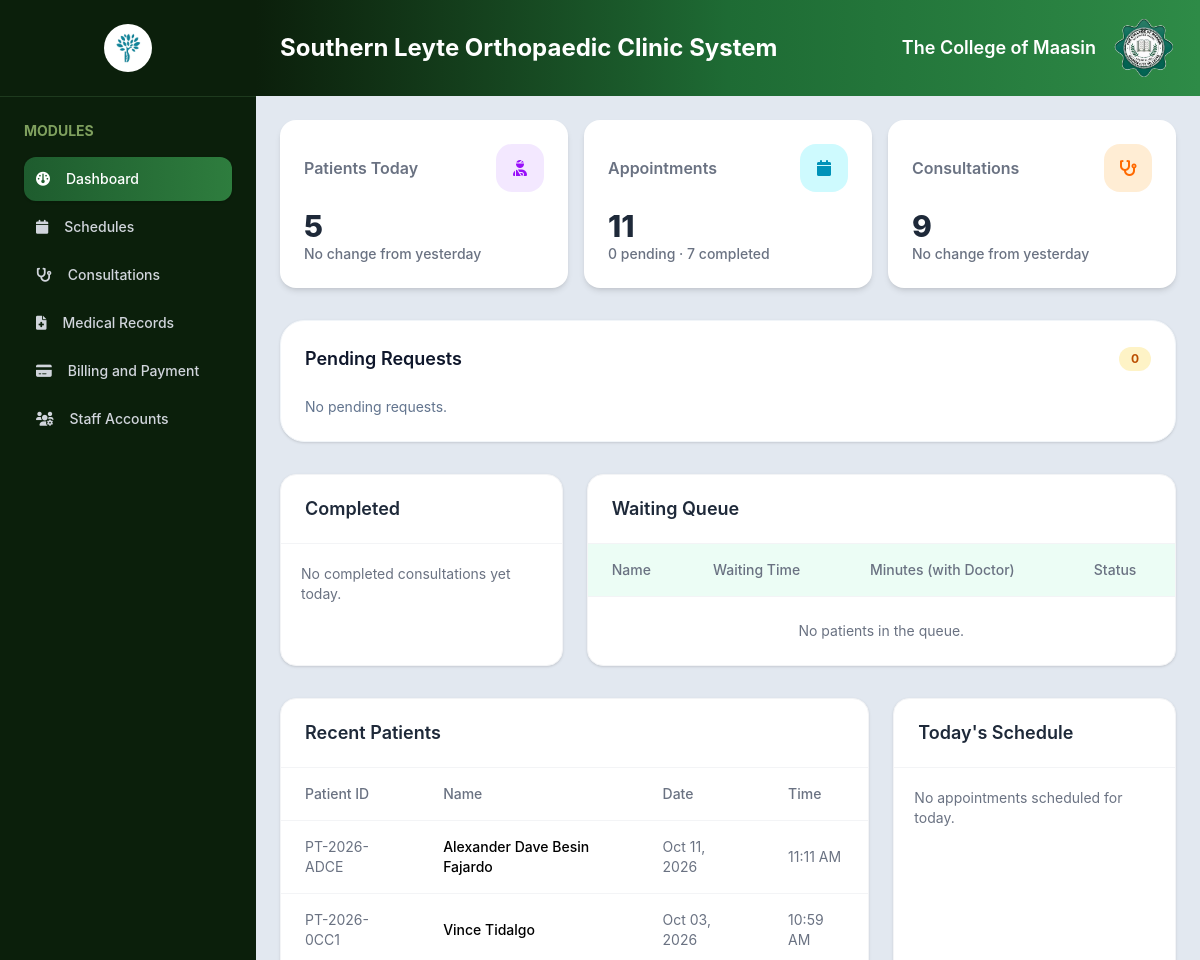
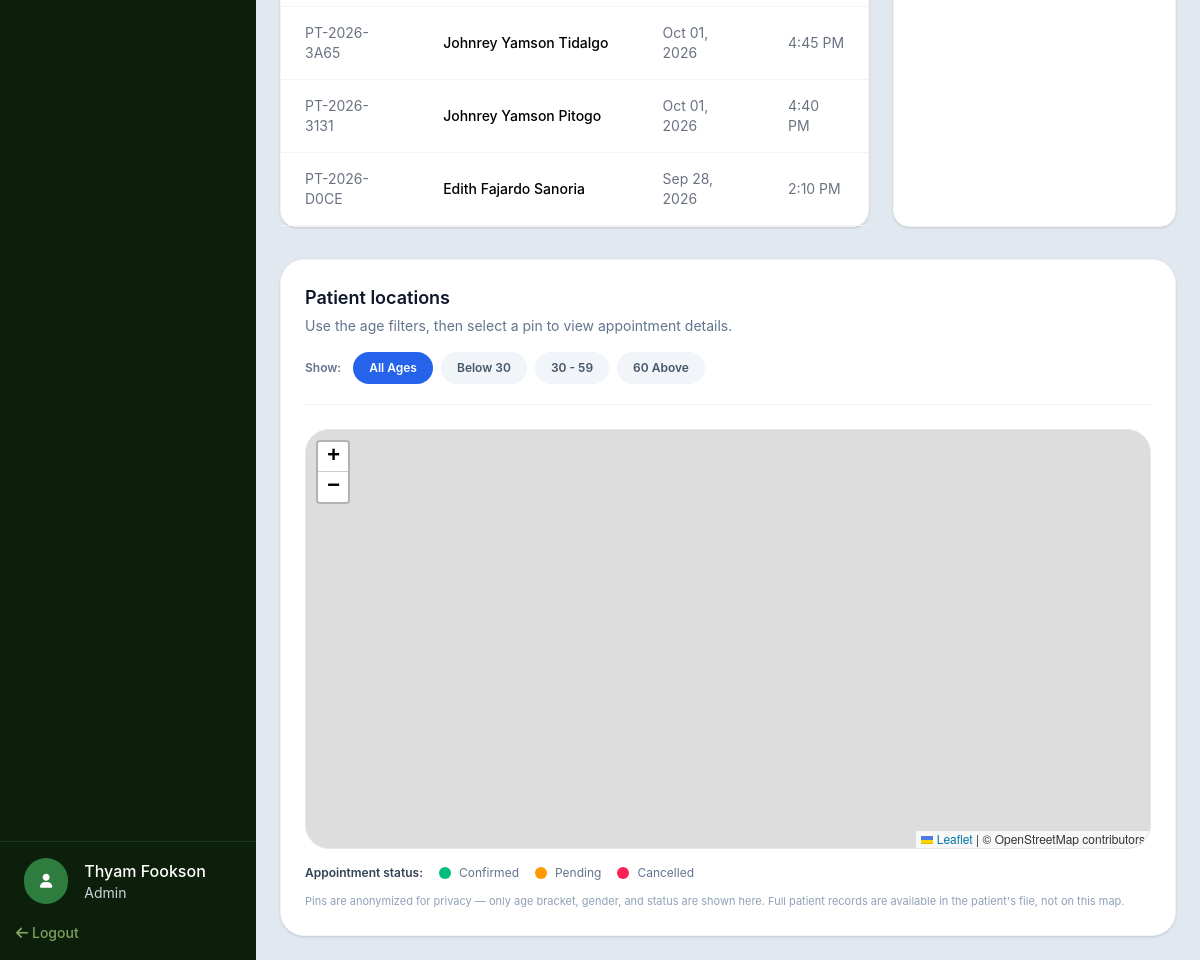
/admin/admin-dashboard.php (signed in), run on the app's committed database (2 pictures, top to bottom).
### tables this page shows
CREATE TABLE `users` (
  `UserID` int UNSIGNED NOT NULL,
  `Username` varchar(50) NOT NULL,
  `PasswordHash` varchar(255) NOT NULL,
  `FirstName` varchar(100) NOT NULL,
  `MiddleName` varchar(255) DEFAULT NULL,
  `LastName` varchar(100) NOT NULL,
  `Role` enum('Admin','Doctor','Staff') NOT NULL DEFAULT 'Staff',
  `IsDoctor` tinyint(1) NOT NULL DEFAULT '0',
  `Email` varchar(150) DEFAULT NULL,
  `Phone` varchar(30) DEFAULT NULL,
  `Status` enum('Active','Inactive') NOT NULL DEFAULT 'Active',
  `CreatedAt` timestamp NOT NULL DEFAULT CURRENT_TIMESTAMP
);

CREATE TABLE `patients` (
  `PatientID` int UNSIGNED NOT NULL,
  `PatientCode` varchar(20) NOT NULL,
  `UserID` int UNSIGNED DEFAULT NULL,
  `FirstName` varchar(100) NOT NULL,
  `MiddleName` varchar(100) DEFAULT NULL,
  `LastName` varchar(100) NOT NULL,
  `BirthDate` date NOT NULL,
  `Gender` enum('Male','Female','Other') NOT NULL,
  `CivilStatus` enum('Single','Married','Widowed','Separated') DEFAULT NULL,
  `Address` varchar(255) DEFAULT NULL,
  `Province` varchar(100) DEFAULT NULL,
  `City` varchar(100) DEFAULT NULL,
  `Barangay` varchar(100) DEFAULT NULL,
  `Allergies` varchar(50) DEFAULT NULL,
  `Latitude` decimal(10,7) DEFAULT NULL,
  `Longitude` decimal(10,7) DEFAULT NULL,
  `Phone` varchar(30) DEFAULT NULL,
  `Email` varchar(150) DEFAULT NULL,
  `BloodType` varchar(5) DEFAULT NULL,
  `EmergencyContact` varchar(150) DEFAULT NULL,
  `EmergencyPhone` varchar(30) DEFAULT NULL,
  `PatientType` enum('Regular','Senior Citizen','PWD') NOT NULL DEFAULT 'Regular',
  `IdNumber` int DEFAULT NULL,
  `CreatedAt` timestamp NOT NULL DEFAULT CURRENT_TIMESTAMP
);

### admin/admin-dashboard.php (the view, shortened to what the rows shown need)
<?php
include_once __DIR__ . '/../config/config.php';
require_once __DIR__ . '/../includes/auth.php';
require_once __DIR__ . '/../php/fetch/fetch.php';
$admin = SessionManager::getUser($pdo);
?>
<!DOCTYPE html>
<html lang="en">
<head>
    <link rel="stylesheet" href="../assets/css/output.css">
    <link rel="stylesheet" href="../assets/css/global.css">
    <link rel="stylesheet" href="https://cdnjs.cloudflare.com/ajax/libs/font-awesome/6.0.0-beta3/css/all.min.css">
    <link rel="stylesheet" href="https://unpkg.com/leaflet@1.9.4/dist/leaflet.css" />
</head>
<body class="h-screen flex bg-slate-200 overflow-hidden">
    <?php include_once '../includes/sidebar.php'; ?>
    <section class="flex-1 min-h-0 flex flex-col overflow-hidden">
        <div
            class="flex items-center justify-between bg-gradient-to-r from-[#0b1f0b] via-[#1e6b34] to-[#2e8b47] px-6 py-4">
            <h1 class="text-2xl font-bold text-white">Southern Leyte Orthopaedic Clinic System</h1>
            <div class="flex items-center gap-4">
                <h1 class="text-lg font-semibold text-white">The College of Maasin</h1>
            </div>
        </div>
        <div class="flex-1 min-h-0 overflow-auto p-6">
            <div class="flex w-full gap-4">
                <div class="bg-white p-6 rounded-2xl shadow-md flex-1">
                    <div class="flex justify-between items-center mb-4">
                        <h2 class="text-gray-500 text-md font-semibold">Patients Today</h2>
                    </div>
                </div>
                <div class="bg-white p-6 rounded-2xl shadow-md flex-1">
                    <div class="flex justify-between items-center mb-4">
                        <h2 class="text-gray-500 text-md font-semibold">Appointments </h2>
                    </div>
                </div>
                <div class="bg-white p-6 rounded-2xl shadow-md flex-1">
                    <div class="flex justify-between items-center mb-4">
                        <h2 class="text-gray-500 text-md font-semibold">Consultations</h2>
                    </div>
                </div>
            </div>
            <div class="rounded-3xl bg-white p-6 shadow-sm border border-slate-100 mt-8">
                <div class="flex items-center justify-between mb-6">
                    <h2 class="text-lg font-semibold text-slate-900">Pending Requests</h2>
                </div>
            </div>
            <div class="grid grid-cols-3 gap-6 mt-8 mb-8">
                <div class="bg-white rounded-2xl shadow-sm border border-gray-100 col-span-1">
                    <div class="px-6 py-5 border-b border-gray-100">
                        <h2 class="text-lg font-semibold text-gray-800">
                            Completed
                        </h2>
                    </div>
                </div>
                <div class="bg-white rounded-2xl shadow-sm border border-gray-100 col-span-2">
                    <div class="px-6 py-5 border-b border-gray-100">
                        <h2 class="text-lg font-semibold text-gray-800">
                            Waiting Queue
                        </h2>
                    </div>
                    <div class="overflow-x-auto max-h-96 overflow-y-auto">
                        <table class="w-full">
                            <thead class="text-left text-sm text-gray-500 bg-emerald-50 sticky top-0">
                                <tr class="border-b border-gray-100">
                                    <th class="px-6 py-4 font-medium">Name</th>
                                    <th class="px-6 py-4 font-medium">Waiting Time</th>
                                    <th class="px-6 py-4 font-medium">Minutes (with Doctor)</th>
                                    <th class="px-6 py-4 font-medium">Status</th>
                                </tr>
                            </thead>
                        </table>
                    </div>
                </div>
            </div>
            <div class="grid grid-cols-3 gap-6 mb-8">
                <div class="col-span-2 bg-white rounded-2xl shadow-sm border border-gray-100">
                    <div class="flex items-center justify-between px-6 py-5 border-b border-gray-100">
                        <h2 class="text-lg font-semibold text-gray-800">
                            Recent Patients
                        </h2>
                    </div>
                    <div class="overflow-x-auto">
                        <table class="w-full">
                            <thead class="text-left text-sm text-gray-500">
                                <tr class="border-b border-gray-100">
                                    <th class="px-6 py-4 font-medium">Patient ID</th>
                                    <th class="px-6 py-4 font-medium">Name</th>
                                    <th class="px-6 py-4 font-medium">Date</th>
                                    <th class="px-6 py-4 font-medium">Time</th>
                                </tr>
                            </thead>
                            <tbody class="text-sm">
                                <?php
                                $patients = fetchAllData($pdo, "SELECT
                                    p.PatientID AS PatientID,
                                    p.PatientCode,
                                    p.FirstName,
                                    p.MiddleName,
                                    p.LastName,
                                    p.CreatedAt
                                FROM patients p
                                GROUP BY p.PatientID ORDER BY p.CreatedAt DESC LIMIT 5
                                ");
                                foreach ($patients as $patient) {
                                    echo ' <tr class="border-b border-gray-100 hover:bg-gray-50">';
                                    echo '<td class="px-6 py-4 text-gray-500">'
                                        . htmlspecialchars($patient['PatientCode']) .
                                        '</td>';
                                    echo '<td class="px-6 py-4 font-medium">'
                                        . htmlspecialchars($patient['FirstName'] . ' ' . $patient['MiddleName'] . ' ' . $patient['LastName']) .
                                        '</td>';
                                    echo '<td class="px-6 py-4 text-gray-500">'
                                        . htmlspecialchars(date('M d, Y', strtotime($patient['CreatedAt']))) .
                                        '</td>';
                                    echo '<td class="px-6 py-4 text-gray-500">'
                                        . htmlspecialchars(date('g:i A', strtotime($patient['CreatedAt']))) .
                                        '</td>';
                                }
                                ?>
                            </tbody>
                        </table>
                    </div>
                </div>
                <div class="col-span-1 bg-white rounded-2xl shadow-sm border border-gray-100">
                    <div class="px-6 py-5 border-b border-gray-100">
                        <h2 class="text-lg font-semibold text-gray-800">Today's Schedule</h2>
                    </div>
                </div>
            </div>
            <div class="rounded-3xl bg-white p-6 shadow-sm border border-slate-100">
                <div class="mb-6 flex flex-col gap-4 border-b border-slate-100 pb-5">
                    <div>
                        <h2 class="text-lg font-semibold text-slate-900">Patient locations</h2>
                    </div>
                </div>
            </div>
        </div>
    </section>
</body>
</html>

### includes/sidebar.php (shortened to what the rows shown need)
<div class="w-64 shrink-0 bg-[#0b1f0b] flex flex-col h-full">
    <div class="custom-scrollbar w-full p-6 overflow-y-auto flex-1 min-h-0">
        <h2 class="text-[#7fa05e] font-bold text-sm mb-4">MODULES</h2>
    </div>
    <div class="mt-auto">
        <div class="w-full border-t pt-4 pl-6 border-[#1e3a1e] flex items-center gap-4">
            <div>
                <?php if ($admin): ?>
                    <h1 class="text-white text-md font-medium">
                        <?= htmlspecialchars($admin['first_name']) ?>     <?= htmlspecialchars($admin['last_name']) ?>
                    </h1>
                    <h3 class="text-gray-300 text-sm"><?= htmlspecialchars($admin['role']) ?></h3>
                <?php endif; ?>
            </div>
        </div>
    </div>
</div>

### data on the page
users: FirstName "Thyam", LastName "Fookson", Role "Admin"
patients: PatientCode "PT-2026-ADCE", FirstName+MiddleName+LastName "Alexander Dave Besin Fajardo", CreatedAt "Oct 11, 2026", CreatedAt "11:11 AM"
patients: PatientCode "PT-2026-0CC1", FirstName+MiddleName+LastName "Vince Tidalgo", CreatedAt "Oct 03, 2026", CreatedAt "10:59 AM"
patients: PatientCode "PT-2026-3A65", FirstName+MiddleName+LastName "Johnrey Yamson Tidalgo", CreatedAt "Oct 01, 2026", CreatedAt "4:45 PM"
patients: PatientCode "PT-2026-3131", FirstName+MiddleName+LastName "Johnrey Yamson Pitogo", CreatedAt "Oct 01, 2026", CreatedAt "4:40 PM"
patients: PatientCode "PT-2026-D0CE", FirstName+MiddleName+LastName "Edith Fajardo Sanoria", CreatedAt "Sep 28, 2026", CreatedAt "2:10 PM"

### other printed values
$item['label'] "Dashboard"
$item['label'] "Schedules"
$item['label'] "Consultations"
$item['label'] "Medical Records"
$item['label'] "Billing and Payment"
$item['label'] "Staff Accounts"
count($patients) "5"
$changeText "No change from yesterday"
count($appointments) "11"
count($pendingAppointments) "0"
count($completedAppointments) "7"
count($consultations) "9"
$consultChangeText "No change from yesterday"
$pendingCount "0"
